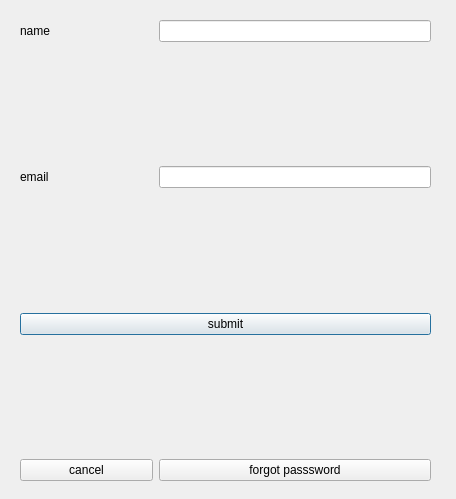
<?xml version="1.0" encoding="UTF-8"?>
<ui version="4.0">
 <class>Dialog</class>
 <widget class="QDialog" name="Dialog">
  <property name="geometry">
   <rect>
    <x>0</x>
    <y>0</y>
    <width>456</width>
    <height>499</height>
   </rect>
  </property>
  <property name="windowTitle">
   <string>Dialog</string>
  </property>
  <widget class="QWidget" name="">
   <property name="geometry">
    <rect>
     <x>20</x>
     <y>20</y>
     <width>411</width>
     <height>461</height>
    </rect>
   </property>
   <layout class="QGridLayout" name="gridLayout">
    <item row="0" column="0">
     <widget class="QLabel" name="label">
      <property name="text">
       <string>name</string>
      </property>
     </widget>
    </item>
    <item row="0" column="1" colspan="2">
     <widget class="QLineEdit" name="lineEdit"/>
    </item>
    <item row="1" column="1">
     <spacer name="verticalSpacer">
      <property name="orientation">
       <enum>Qt::Vertical</enum>
      </property>
      <property name="sizeHint" stdset="0">
       <size>
        <width>20</width>
        <height>40</height>
       </size>
      </property>
     </spacer>
    </item>
    <item row="2" column="0">
     <widget class="QLabel" name="label_2">
      <property name="text">
       <string>email</string>
      </property>
     </widget>
    </item>
    <item row="2" column="1" colspan="2">
     <widget class="QLineEdit" name="lineEdit_2"/>
    </item>
    <item row="3" column="0">
     <spacer name="verticalSpacer_3">
      <property name="orientation">
       <enum>Qt::Vertical</enum>
      </property>
      <property name="sizeHint" stdset="0">
       <size>
        <width>20</width>
        <height>40</height>
       </size>
      </property>
     </spacer>
    </item>
    <item row="3" column="1" colspan="2">
     <spacer name="verticalSpacer_2">
      <property name="orientation">
       <enum>Qt::Vertical</enum>
      </property>
      <property name="sizeHint" stdset="0">
       <size>
        <width>20</width>
        <height>40</height>
       </size>
      </property>
     </spacer>
    </item>
    <item row="4" column="0" colspan="3">
     <widget class="QPushButton" name="pushButton">
      <property name="text">
       <string>submit</string>
      </property>
     </widget>
    </item>
    <item row="5" column="0">
     <spacer name="verticalSpacer_5">
      <property name="orientation">
       <enum>Qt::Vertical</enum>
      </property>
      <property name="sizeHint" stdset="0">
       <size>
        <width>20</width>
        <height>40</height>
       </size>
      </property>
     </spacer>
    </item>
    <item row="5" column="2">
     <spacer name="verticalSpacer_4">
      <property name="orientation">
       <enum>Qt::Vertical</enum>
      </property>
      <property name="sizeHint" stdset="0">
       <size>
        <width>20</width>
        <height>40</height>
       </size>
      </property>
     </spacer>
    </item>
    <item row="6" column="0">
     <widget class="QPushButton" name="pushButton_2">
      <property name="text">
       <string>cancel</string>
      </property>
     </widget>
    </item>
    <item row="6" column="1" colspan="2">
     <widget class="QPushButton" name="pushButton_3">
      <property name="text">
       <string>forgot passsword</string>
      </property>
     </widget>
    </item>
   </layout>
  </widget>
 </widget>
 <resources/>
 <connections/>
</ui>
